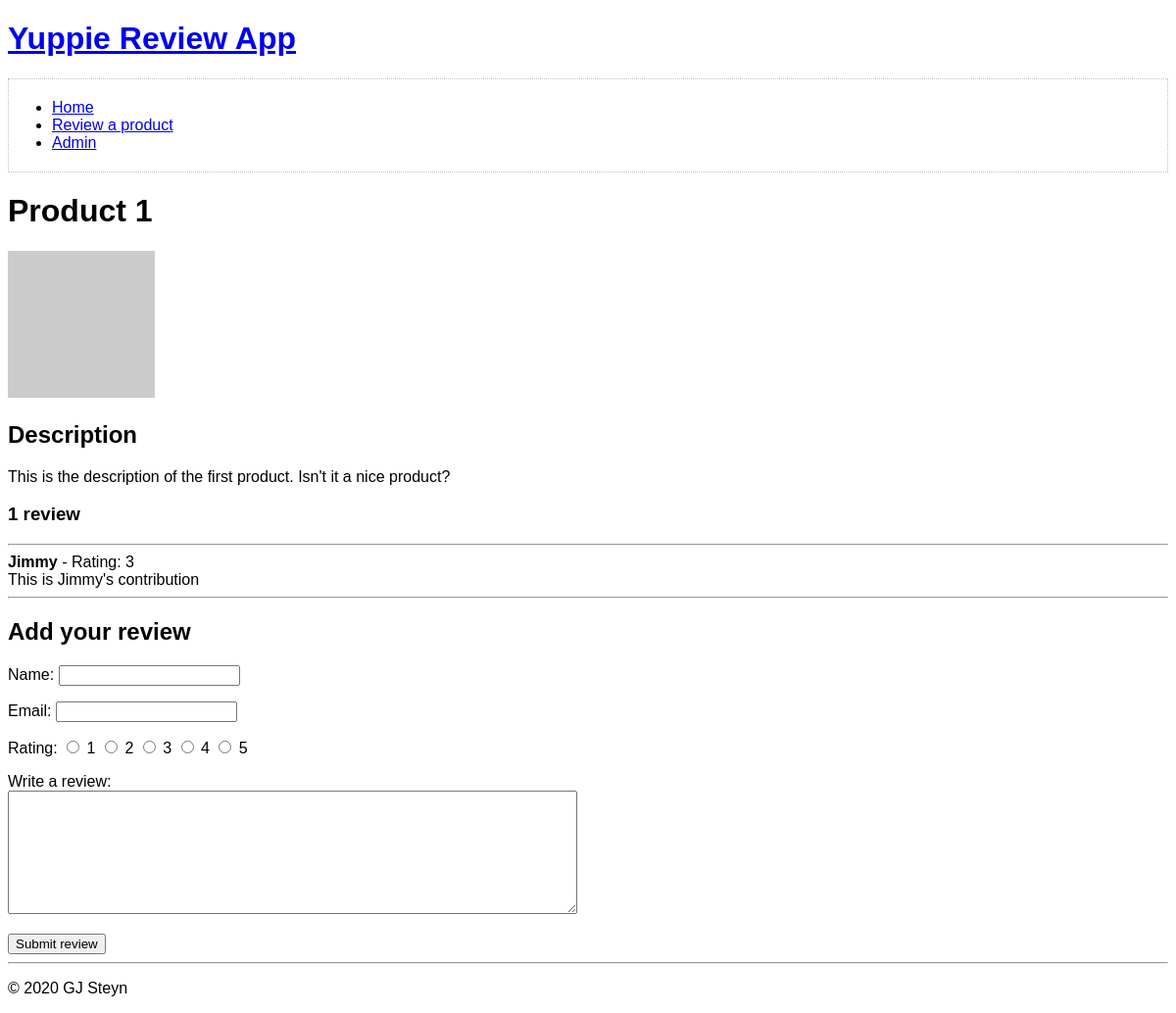
The page /product.php?product_id=1 on the database its author committed.
### tables this page shows
CREATE TABLE products(
    id INT AUTO_INCREMENT NOT NULL,
    name VARCHAR(255) NOT NULL,
    description VARCHAR(1000) NOT NULL,
    PRIMARY KEY(id)
);

CREATE TABLE reviews(
    id INT AUTO_INCREMENT NOT NULL,
	product_id INT NOT NULL,
    rating INT NOT NULL,
	name VARCHAR(50) NOT NULL,
	email VARCHAR(50) NOT NULL,
    text VARCHAR(255),
    PRIMARY KEY(id)
);

### model/common.php (called while the page is built, shortened)
<?php
require_once 'database.php';
function html_escape($html)
{
    return htmlspecialchars($html, ENT_HTML5, 'UTF-8');
}
function get_product($product_id)
{
    global $db;
    $query = 'SELECT *
              FROM products
              WHERE id = :product_id';
    try {
        $statement = $db->prepare($query);
        $statement->bindValue(':product_id', $product_id);
        $statement->execute();
        $result = $statement->fetch();
        return $result;
    } catch (PDOException $e) {
        $error_message = $e->getMessage();
        display_db_error($error_message);
    }
}
function get_reviews_for_product($product_id)
{
    global $db;
    $query = 'SELECT *
              FROM reviews
              WHERE product_id = :product_id';
    try {
        $statement = $db->prepare($query);
        $statement->bindValue(':product_id', $product_id);
        $statement->execute();
        $result = $statement->fetchAll();
        return $result;
    } catch (PDOException $e) {
        $error_message = $e->getMessage();
        display_db_error($error_message);
    }
}
function count_reviews_for_product($product_id)
{
    global $db;
    $query = 'SELECT COUNT(*)
              FROM reviews
              WHERE product_id = :product_id';
    try {
        $statement = $db->prepare($query);
        $statement->bindValue(':product_id', $product_id);
        $statement->execute();
        $result = $statement->fetchColumn();
        return (int) $result;
    } catch (PDOException $e) {
        $error_message = $e->getMessage();
        display_db_error($error_message);
    }
}

### product.php (the view, shortened to what this page needs)
<?php
require_once 'model/database.php';
require 'model/common.php';
include 'header.php';
if (isset($_GET['product_id'])) {
    $product_id = $_GET['product_id'];
} else {
    $product_id = 0;
}
$product = get_product($product_id);
$product_name = $product['name'];
$description = $product['description'];
$review_count = count_reviews_for_product($product_id);
$product_reviews = get_reviews_for_product($product_id);
?>
<h1><?php echo $product_name; ?></h1>
<div>
    <img src="https://via.placeholder.com/150" alt="Image of product" />
</div>
<div>
    <h2>Description</h2>
    <?php echo $description; ?>
</div>
<h3>
    <?php if ($review_count == 1) : ?>
        <?php echo $review_count; ?> review
    <?php else : ?>
        <?php echo $review_count; ?> reviews
    <?php endif; ?>
</h3>
<div class="reviews">
    <?php foreach ($product_reviews as $review) : ?>
        <hr>
        <div class="review">
            <div class="review-meta">
                <b><?php echo html_escape($review['name']) ?></b> - Rating: <?php echo html_escape($review['rating']); ?>
            </div>
            <div class="review-body">
                <?php echo html_escape($review['text']); ?>
            </div>
        </div>
    <?php endforeach; ?>
</div>
<hr>
<div class="review-form">
    <h2>Add your review</h2>
    <form method="POST" name="review-form">
        <p>
            <label for="review-name">Name:</label>
            <input type="text" id="review-name" name="review-name" value="" required>
        </p>
        <p>
            <label for="review-email">Email:</label>
            <input type="email" id="review-email" name="review-email" value="" required>
        </p>
        <p>
            <label for="review-rating">Rating:</label>
            <input type="radio" id="rating-1" name="review-rating" value="1" required>
            <label for="rating-1">1</label>
            <input type="radio" id="rating-2" name="review-rating" value="2">
            <label for="rating-2">2</label>
            <input type="radio" id="rating-3" name="review-rating" value="3">
            <label for="rating-3">3</label>
            <input type="radio" id="rating-4" name="review-rating" value="4">
            <label for="rating-4">4</label>
            <input type="radio" id="rating-5" name="review-rating" value="5">
            <label for="rating-5">5</label>
        </p>
        <p>
            <label for="review-text">Write a review:</label><br>
            <textarea id="review-text" name="review-text" rows="8" cols="70"></textarea>
        </p>
        <input type="submit" value="Submit review">
    </form>
</div>
<?php include 'footer.php'; ?>

### main.css (style rules this page uses)
body { font-family: sans-serif; }

### rows shown on the page
products: name "Product 1", description "This is the description of the first product. Isn't it a nice product?"
reviews: name "Jimmy", rating "3", text "This is Jimmy's contribution"

### other values the page prints
$review_count "1"
